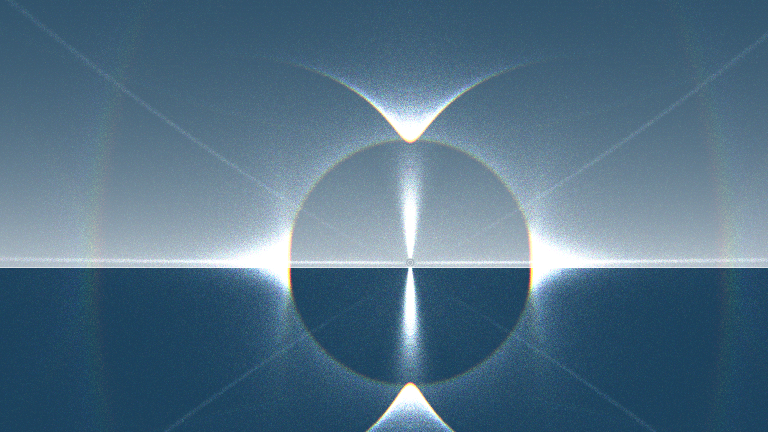
#> input picture docs/calibration/halosim_outputs/halosim_tangent_p13_h1_10000mr.png, 1536 x 864 px (shown at 1/2 size)
$ python tangent_halosim_horizon.py
#> lines starting #> are read from the running program, lines starting #| are printed output that depends on the picture
"""Pass C7 Step 2 — HaloSim scale lock via horizon-line detection.

HaloSim's autosave .sim files declare: "The projection is a 'Camera View'.
The horizon is the white horizontal line." Use that as our angular ruler:
vertical distance from sun to horizon = h° at HaloSim's pixel scale.

Approach:
  1. Load grayscale image.
  2. Sun is the brightest pixel near the image-center column (HaloSim
     centers the view on the sun horizontally).
  3. Horizon detection: apply a Sobel-y filter (vertical gradient → strong
     where there's a sharp horizontal line). Sum |Sobel-y| across each
     row to get a horizontal-line strength profile. Smooth lightly. The
     strongest peak below sun_y (with width ≥ ~70% of image width when
     thresholded) is the horizon.
  4. Scale: px_per_deg = (horizon_y - sun_y) / h_deg.
  5. R22 in HaloSim pixels = 22 * px_per_deg.
  6. Cross-validate scale across multiple renders (h = 1°, 6.83°, 18.6°,
     20°). Renders at h ≥ ~30° won't have horizon on screen.

Then sample brightness along an arc just outside the 22° halo to find the
upper-tangent-arc wing extent.

Run: PYTHONIOENCODING=utf-8 python scripts/tangent_halosim_horizon.py
"""

from __future__ import annotations
import math
import os
import sys
import json

import numpy as np
from PIL import Image

THIS_DIR = os.path.dirname(os.path.abspath(__file__))
REPO_ROOT = os.path.dirname(THIS_DIR)
HALOSIM_DIR = os.path.join(REPO_ROOT, "docs", "calibration", "halosim_outputs")

# Files known to contain the horizon (h is small enough for horizon to land in-frame).
HORIZON_RUNS = [
    ("halosim_tangent_p13_h1_10000mr.png", 1.0, "h=1° (max-open)"),
    ("halosim_tangent_p13_h6.83_25000mr.png", 6.83, "p13"),
    ("halosim_tangent_p2_h18.6_25000mr.png", 18.6, "p2"),
    ("halosim_tangent_p2_h20_25000mr.png", 20.0, "p2-near"),
]

# Files where horizon may be off-screen (high sun); used for opening-angle
# measurement once scale is locked.
HIGH_SUN_RUNS = [
    ("halosim_tangent_p13_h46_100000mr.png", 46.0, "h=46° (circumscribed)"),
]


def load_grayscale(path: str) -> np.ndarray:
    return np.asarray(Image.open(path).convert("L"), dtype=np.float32)


def find_sun(gray: np.ndarray) -> tuple[int, int]:
    """Sun = global brightest pixel. HaloSim sun is saturated white (255)."""
    h, w = gray.shape
    # Restrict to roughly the upper half + center to avoid horizon/subhorizon
    # bright stripes interfering at very low sun altitudes.
    sun_idx = np.unravel_index(np.argmax(gray), gray.shape)
    return int(sun_idx[1]), int(sun_idx[0])  # (x, y)


def sobel_y(gray: np.ndarray) -> np.ndarray:
    """Vertical gradient (detects horizontal lines/edges)."""
    # 3x3 Sobel-y kernel: row [-1, -2, -1] / [0, 0, 0] / [1, 2, 1]
    kernel = np.array([[-1, -2, -1], [0, 0, 0], [1, 2, 1]], dtype=np.float32)
    h, w = gray.shape
    out = np.zeros_like(gray)
    # numpy-only 2D convolution via slicing
    for i in range(3):
        for j in range(3):
            out[1:-1, 1:-1] += kernel[i, j] * gray[i:h - 2 + i, j:w - 2 + j]
    return out


def find_horizon(gray: np.ndarray, sun_y: int, search_below_sun_min_px: int = 30) -> int | None:
    """Detect horizon as the strongest horizontal-line row below sun_y.

    Returns None if no horizon-like row is found.
    """
    h, w = gray.shape
    sy = sobel_y(gray)
    # Strong horizontal line ⇒ many columns with consistent sign of sy at this row.
    # Use absolute value to get edge magnitude.
    row_strength = np.abs(sy).sum(axis=1)
    # Mask out rows above (sun_y + min_below).
    cutoff = sun_y + search_below_sun_min_px
    if cutoff >= h - 1:
        return None
    masked = row_strength.copy()
    masked[:cutoff] = 0
    # Light smoothing to suppress single-row jitter.
    k = 5
    ker = np.ones(k) / k
    sm = np.convolve(masked, ker, mode="same")
    peak_idx = int(np.argmax(sm))
    # Require the peak to be substantially above background.
    bg = np.percentile(sm[cutoff:], 60)
    if sm[peak_idx] < 2.5 * bg:
        return None
    return peak_idx


def measure_scale_from_horizon(filename: str, h_deg: float, label: str) -> dict:
    path = os.path.join(HALOSIM_DIR, filename)
    if not os.path.exists(path):
        return {"label": label, "error": "file not found"}
    gray = load_grayscale(path)
    sun_x, sun_y = find_sun(gray)
    horizon_y = find_horizon(gray, sun_y)
    if horizon_y is None:
        return {
            "label": label,
            "file": filename,
            "image_size": gray.shape[::-1],
            "sun_xy": (sun_x, sun_y),
            "horizon_y": None,
            "px_per_deg": None,
            "r22_px": None,
            "note": "no horizon detected (high sun or image misconfigured)",
        }
    delta_y = horizon_y - sun_y
    px_per_deg = delta_y / h_deg if h_deg > 0 else None
    r22_px = 22.0 * px_per_deg if px_per_deg else None
    return {
        "label": label,
        "file": filename,
        "h_deg": h_deg,
        "image_size": gray.shape[::-1],
        "sun_xy": (sun_x, sun_y),
        "horizon_y": horizon_y,
        "delta_y": delta_y,
        "px_per_deg": px_per_deg,
        "r22_px": r22_px,
    }


def measure_wing_extent(
    gray: np.ndarray,
    sun_x: int,
    sun_y: int,
    r22_px: float,
    sample_radius_factor: float = 1.15,
) -> dict:
    """Measure upper-tangent-arc wing azimuth extent at a given scale.

    Samples brightness along an arc at radius = sample_radius_factor * r22
    (just outside the 22° halo), over azimuths -90° to +90° from zenith.
    """
    H, W = gray.shape
    r_sample = sample_radius_factor * r22_px
    n_az = 361
    azimuths = np.linspace(-np.pi / 2, np.pi / 2, n_az)
    sx = sun_x + r_sample * np.sin(azimuths)
    sy = sun_y - r_sample * np.cos(azimuths)  # negative cos because y up = -y

    # Reject samples that fall off-image
    valid = (sx >= 1) & (sx <= W - 2) & (sy >= 1) & (sy <= H - 2)
    profile = np.full(n_az, np.nan)
    sx_v = sx[valid]
    sy_v = sy[valid]
    # Bilinear sample
    x0 = np.floor(sx_v).astype(int)
    y0 = np.floor(sy_v).astype(int)
    fx = sx_v - x0
    fy = sy_v - y0
    vals = (
        gray[y0, x0] * (1 - fx) * (1 - fy)
        + gray[y0, x0 + 1] * fx * (1 - fy)
        + gray[y0 + 1, x0] * (1 - fx) * fy
        + gray[y0 + 1, x0 + 1] * fx * fy
    )
    profile[valid] = vals

    # Smooth lightly
    finite = np.where(np.isnan(profile), np.nanmean(profile), profile)
    k = 7
    ker = np.ones(k) / k
    sm = np.convolve(finite, ker, mode="same")

    # Background = median of profile over valid range
    bg = float(np.nanmedian(profile))
    peak = float(np.nanmax(profile))
    threshold = bg + 0.4 * (peak - bg)  # 40% of the way from bg to peak

    zenith_bin = n_az // 2
    right_idx = zenith_bin
    while right_idx + 1 < n_az and sm[right_idx + 1] > threshold:
        right_idx += 1
    left_idx = zenith_bin
    while left_idx - 1 >= 0 and sm[left_idx - 1] > threshold:
        left_idx -= 1

    return {
        "r_sample_px": r_sample,
        "r_sample_deg": r_sample * 22 / r22_px,
        "profile_min": float(np.nanmin(profile)),
        "profile_max": peak,
        "profile_bg": bg,
        "threshold": threshold,
        "left_az_deg": math.degrees(azimuths[left_idx]),
        "right_az_deg": math.degrees(azimuths[right_idx]),
        "full_opening_az_deg": math.degrees(azimuths[right_idx] - azimuths[left_idx]),
    }


def main() -> int:
    print("Pass C7 Step 2 — HaloSim scale lock via horizon detection")
    print("=" * 70)
    print()

    scales = []
    print("--- Scale calibration from low-sun renders (horizon visible) ---")
    for fname, h, label in HORIZON_RUNS:
        r = measure_scale_from_horizon(fname, h, label)
#> in load_grayscale, `return np.asarray(Image.open(path).convert("L"), dtype=np.float32)`:
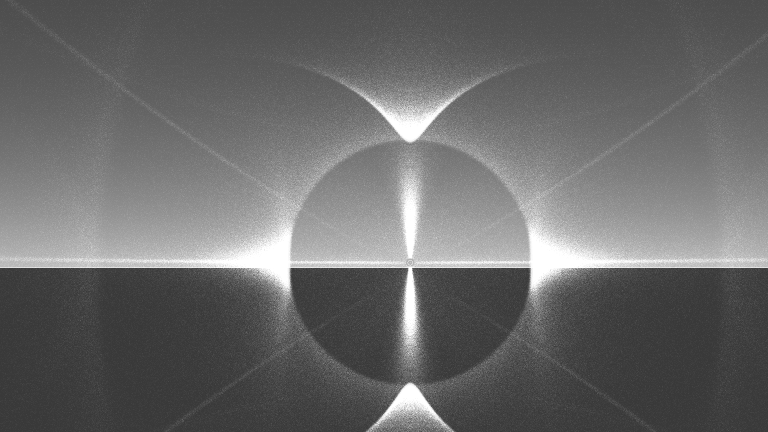
#> returned value: shape (864, 1536) float32 (shown at 1/2 size); min 57, max 255, mean 105.5
#> in find_sun, `sun_idx = np.unravel_index(np.argmax(gray), gray.shape)`: sun_idx = (201, 741)
#> in measure_scale_from_horizon, `sun_x, sun_y = find_sun(gray)`: sun_x = 741; sun_y = 201
#> after the loop in sobel_y, `for i in range(3):`:
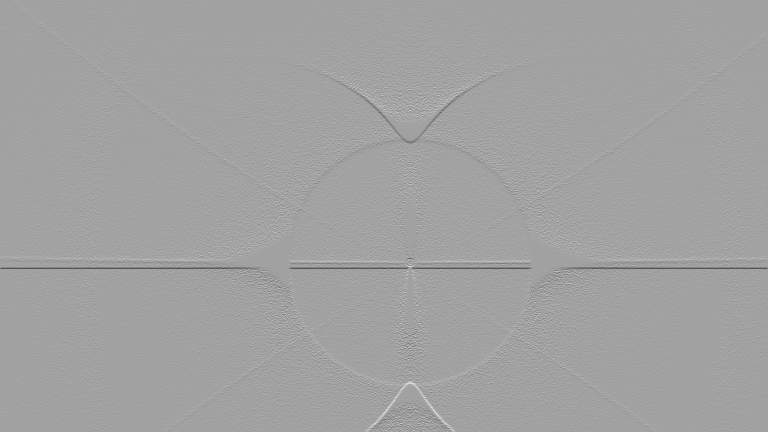
#> out: shape (864, 1536) float32 (shown at 1/2 size); min -792, max 455, mean -0.1; drawn with min black and max white
#> in find_horizon, `row_strength = np.abs(sy).sum(axis=1)`: row_strength = 864 values, max 994889 at index 536, min 0 at index 0, mean 38757.1
#> in find_horizon, `cutoff = sun_y + search_below_sun_min_px`: cutoff = 231
#> in find_horizon, `masked = row_strength.copy()`: masked has the same summary as row_strength
#> in find_horizon, `sm = np.convolve(masked, ker, mode="same")`: sm = 864 values, max 416904.6 at index 536, min 0 at index 0, mean 31899.7
#> in find_horizon, `peak_idx = int(np.argmax(sm))`: peak_idx = 536
#> in find_horizon, `bg = np.percentile(sm[cutoff:], 60)`: bg = 40326.4
#> in measure_scale_from_horizon, `horizon_y = find_horizon(gray, sun_y)`: horizon_y = 536
#> in measure_scale_from_horizon, `delta_y = horizon_y - sun_y`: delta_y = 335
#> in measure_scale_from_horizon, `r22_px = 22.0 * px_per_deg if px_per_deg else None`: r22_px = 7370
#> r = 9 items
        scales.append(r)
        if "error" in r:
            print(f"  {label:<20}  {r['error']}")
            continue
        ppd = r.get("px_per_deg")
#> ppd = 335
        r22 = r.get("r22_px")
#> r22 = 7370
        if ppd is None:
            print(
                f"  {label:<20}  sun=({r['sun_xy'][0]:>4}, {r['sun_xy'][1]:>3})  horizon=NOT DETECTED  ({r['note']})"
            )
        else:
            print(
                f"  {label:<20}  sun=({r['sun_xy'][0]:>4}, {r['sun_xy'][1]:>3})  horizon_y={r['horizon_y']:>3}  "
                f"Δy={r['delta_y']:>3}  →  {ppd:.2f} px/° (R22={r22:.1f} px)"
            )
#|   h=1° (max-open)       sun=( 741, 201)  horizon_y=536  Δy=335  →  335.00 px/° (R22=7370.0 px)
#> pass 2 of the loop in main, `for fname, h, label in HORIZON_RUNS:`:
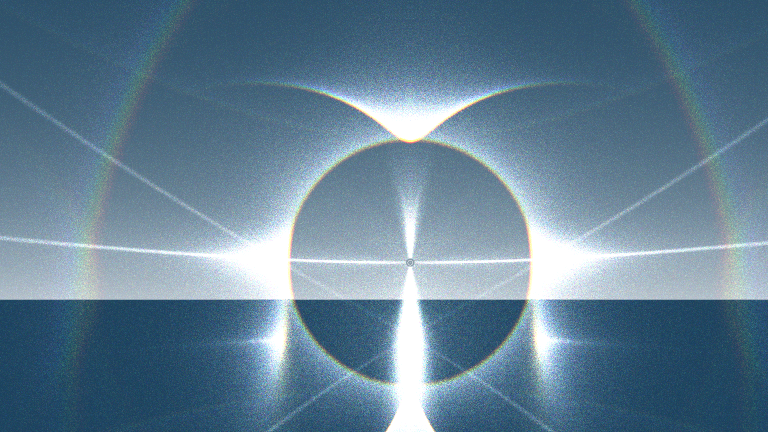
#> input picture docs/calibration/halosim_outputs/halosim_tangent_p13_h6.83_25000mr.png, 1536 x 864 px (shown at 1/2 size)
#> in load_grayscale (call 2), `return np.asarray(Image.open(path).convert("L"), dtype=np.float32)`:
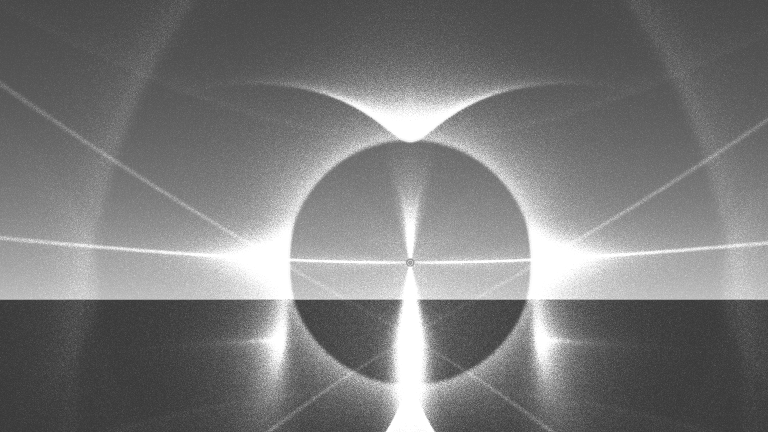
#> returned value: shape (864, 1536) float32 (shown at 1/2 size); min 57, max 255, mean 121.4
#> after the loop in sobel_y (call 2), `for i in range(3):`:
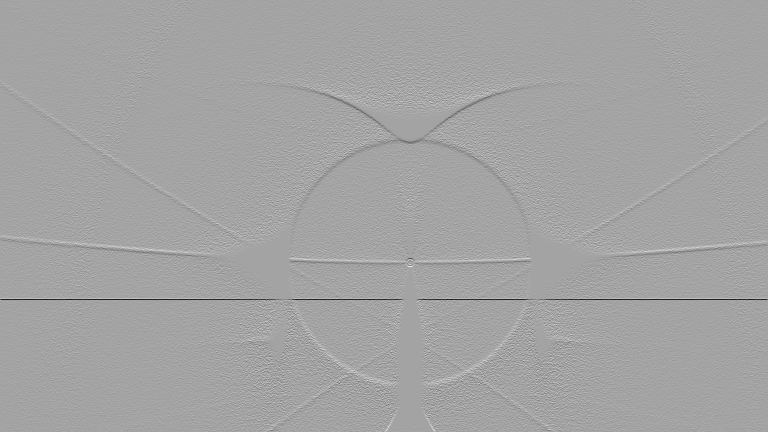
#> out: shape (864, 1536) float32 (shown at 1/2 size); min -792, max 442, mean 0.1; drawn with min black and max white
#> ppd = 59.88
#> r22 = 1317.4
#|   p13                   sun=( 967, 190)  horizon_y=599  Δy=409  →  59.88 px/° (R22=1317.4 px)
#> pass 3 of the loop in main, `for fname, h, label in HORIZON_RUNS:`:
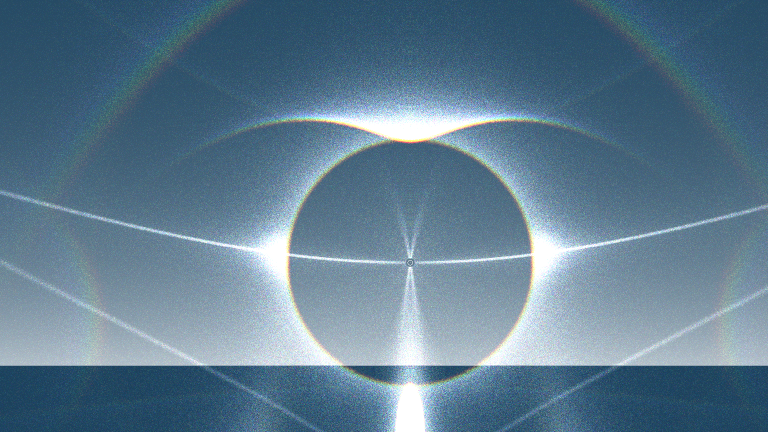
#> input picture docs/calibration/halosim_outputs/halosim_tangent_p2_h18.6_25000mr.png, 1536 x 864 px (shown at 1/2 size)
#> in load_grayscale (call 3), `return np.asarray(Image.open(path).convert("L"), dtype=np.float32)`:
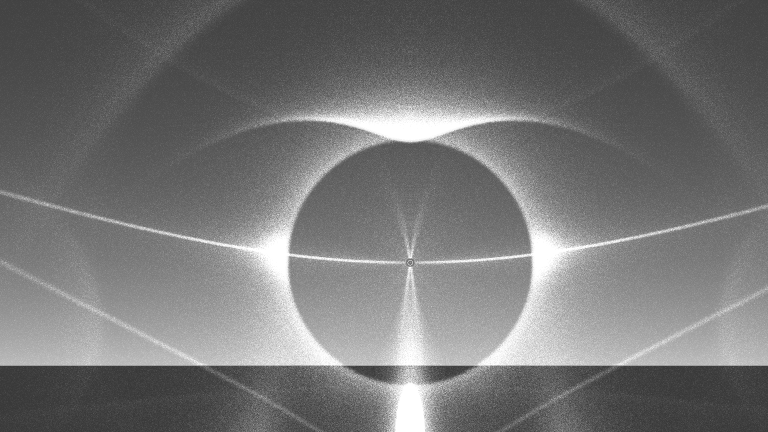
#> returned value: shape (864, 1536) float32 (shown at 1/2 size); min 57, max 255, mean 117.2
#> after the loop in sobel_y (call 3), `for i in range(3):`:
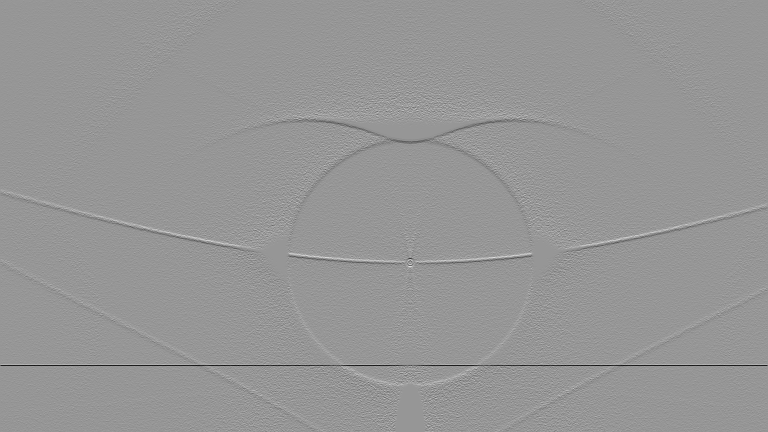
#> out: shape (864, 1536) float32 (shown at 1/2 size); min -792, max 552, mean 0.2; drawn with min black and max white
#> ppd = 28.28
#> r22 = 622.2
#|   p2                    sun=( 734, 205)  horizon_y=731  Δy=526  →  28.28 px/° (R22=622.2 px)
#> the loop made 4 passes; the first 3 are shown
    print()

    # Aggregate scale (mean of valid)
    valid_scales = [s for s in scales if s.get("px_per_deg") is not None]
    if not valid_scales:
        print("ERROR: No scale calibration succeeded. Cannot proceed.")
        return 1
    avg_ppd = float(np.mean([s["px_per_deg"] for s in valid_scales]))
    std_ppd = float(np.std([s["px_per_deg"] for s in valid_scales]))
    avg_r22 = avg_ppd * 22.0
    print(f"Aggregate scale: {avg_ppd:.2f} ± {std_ppd:.2f} px/° (n={len(valid_scales)})")
    print(f"Aggregate R22:   {avg_r22:.1f} px")
    print()

    print("--- Tangent-arc opening-angle measurement ---")
    for fname, h, label in HORIZON_RUNS:
        path = os.path.join(HALOSIM_DIR, fname)
        if not os.path.exists(path):
            continue
        gray = load_grayscale(path)
        sun_x, sun_y = find_sun(gray)
#> sun_x = 741; sun_y = 201
        wings = measure_wing_extent(gray, sun_x, sun_y, avg_r22)
        print(
            f"  {label:<20}  L={wings['left_az_deg']:+6.2f}°  R={wings['right_az_deg']:+6.2f}°  "
            f"full opening={wings['full_opening_az_deg']:5.2f}°  "
            f"(peak={wings['profile_max']:.1f}, bg={wings['profile_bg']:.1f}, thr={wings['threshold']:.1f})"
        )
#> pass 2 of the loop in main, `for fname, h, label in HORIZON_RUNS:`:
#> in main, `sun_x, sun_y = find_sun(gray)`: sun_x = 967; sun_y = 190
#> pass 3 of the loop in main, `for fname, h, label in HORIZON_RUNS:`:
#> in main, `sun_x, sun_y = find_sun(gray)`: sun_x = 734; sun_y = 205
#> the loop made 4 passes; the first 3 are shown
    print()

    # Compare to p2 hand-anchor
    print("--- Pass C7 verdict: HaloSim vs C5 hand-anchor at h=18.6° ---")
#> (the run stopped early here; a loop or call above may not have finished)
